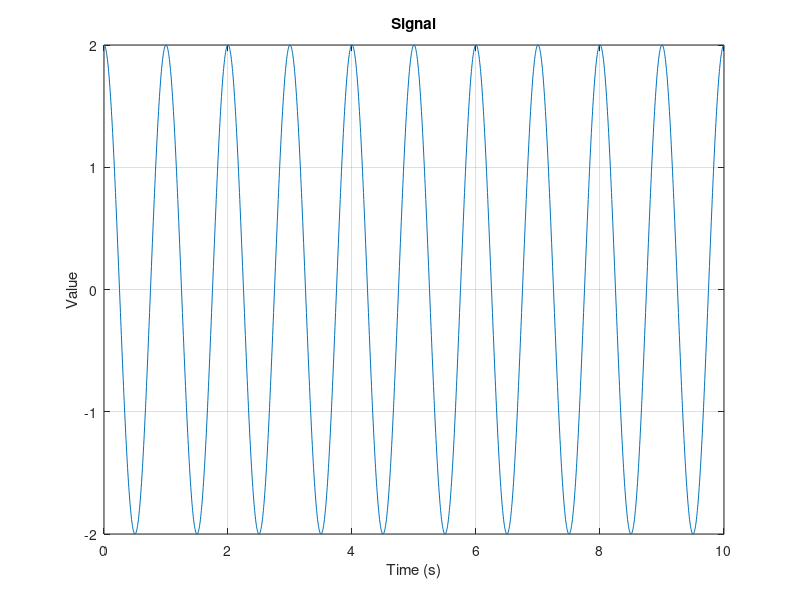

This figure's MATLAB source: (Note: this script raises an error after producing the figure.)
% 1. MATLAB Practice

% a.
t = 0 : 0.005 : 10;
signal = 2 * cos(2*pi.*t);
figure;
plot(t, signal)
title('Signal');
xlabel('Time (s)'); % x-axis label
ylabel('Value'); % y-axis label
grid on;

% b.
% verify data type of array generated
class(signal);

sum_of_signal = 0;
for index = 1:numel(signal)
    sum_of_signal = sum_of_signal + signal(index);
end
av_func = sum_of_signal / numel(signal);
av_func == mean(signal)
av_func

% c.
syms t;
signal_func = 2*cos(2*pi*t);
int(signal_func, t, 0, 10)
int_signal = int(signal_func, t);

% d.
d_signal = diff(signal_func, t, 1);

% e.
figure
subplot(311);
fplot(matlabFunction(signal_func),[0 10])
title('Signal');
xlabel('Time (s)'); % x-axis label
ylabel('Value'); % y-axis label
grid on;

subplot(312);
fplot(matlabFunction(int_signal),[0 10])
title('Integral of the signal')
xlabel('Time (s)') % x-axis label
ylabel('Value') % y-axis label
grid on;

subplot(313);
fplot(matlabFunction(d_signal),[0 10])
title('Derivative of the signal')
xlabel('Time (s)') % x-axis label
ylabel('Value') % y-axis label
axis([0 10 -10 10])
grid on;
